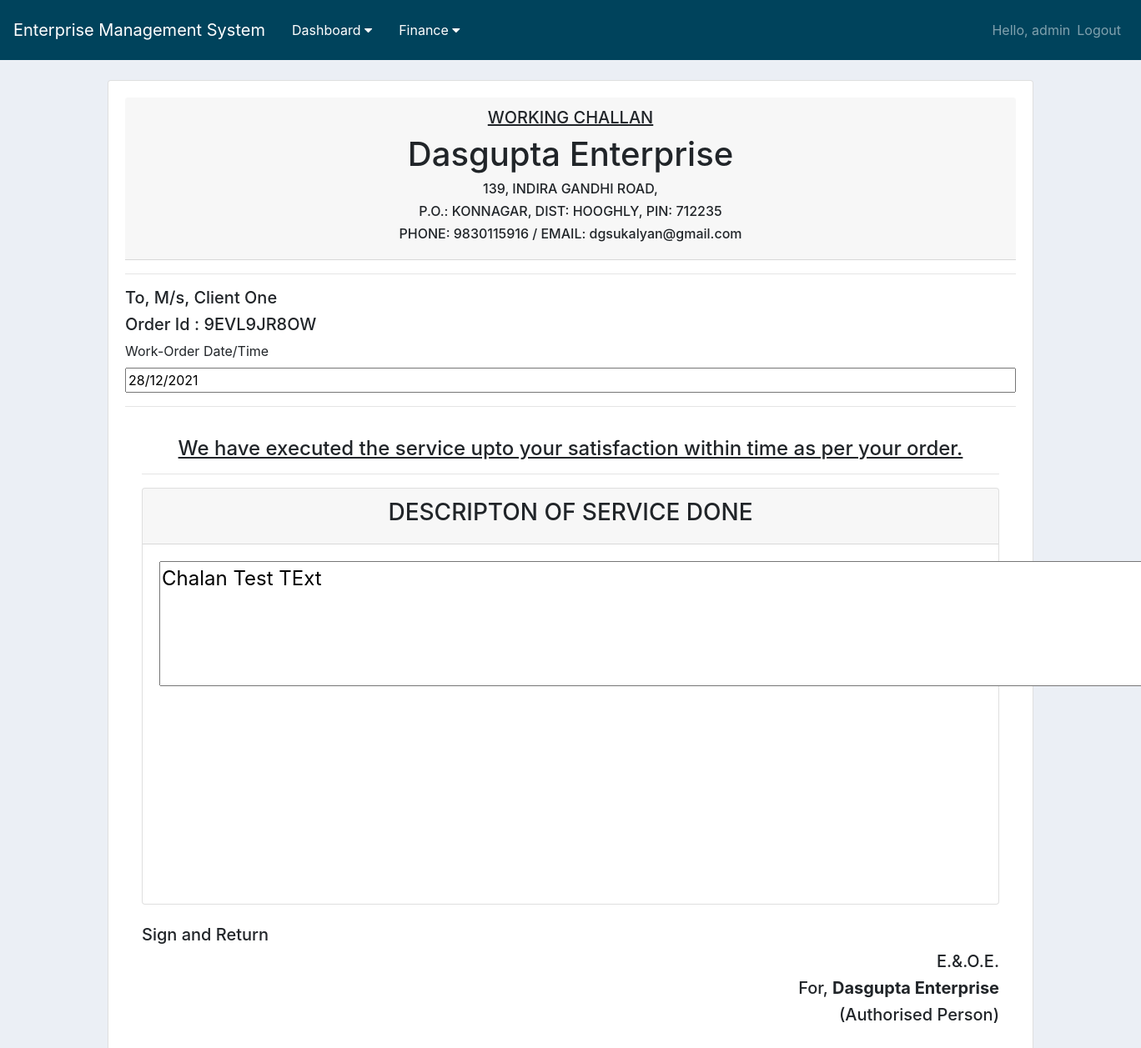
The page /order/1/ (signed in) on the database its author committed.
### order/models.py (models this page shows, shortened)
class Order(models.Model):
    STATUS = (
        ('Pending', 'Pending'),
        ('Paid', 'Paid'),
    )
    CSR_value = (
        (True, 'Paid'),
        (False, 'Not Paid'),
    )
    MONTH = (
        ('JANUARY', 'JANUARY'),
        ('FEBRUARY', 'FEBRUARY'),
        ('MARCH', 'MARCH'),
        ('APRIL', 'APRIL'),
        ('MAY', 'MAY'),
        ('JUNE', 'JUNE'),
        ('JULY', 'JULY'),
        ('AUGUST', 'AUGUST'),
        ('SEPTEMBER', 'SEPTEMBER'),
        ('OCTOBER', 'OCTOBER'),
        ('NOVEMBER', 'NOVEMBER'),
        ('DECEMBER', 'DECEMBER'),
    )
    order_id = models.CharField(max_length=120, null=True, blank=True)
    client = models.ForeignKey(Client, null=True, on_delete=models.CASCADE)
    company = models.ForeignKey(Company, null=True, on_delete=models.CASCADE)
    sub_client = models.CharField(max_length=120, null=True, blank=True)
    service_1 = models.ForeignKey(Service, null=True, on_delete=models.CASCADE, related_name='service_1')
    rate_1 = models.DecimalField(default=0.00, max_digits=10, decimal_places=2)
    service_2 = models.ForeignKey(Service, null=True, on_delete=models.CASCADE, related_name='service_2')
    rate_2 = models.DecimalField(default=0.00, max_digits=10, decimal_places=2)
    service_3 = models.ForeignKey(Service, null=True, on_delete=models.CASCADE, related_name='service_3')
    rate_3 = models.DecimalField(default=0.00, max_digits=10, decimal_places=2)
    service_4 = models.ForeignKey(Service, null=True, on_delete=models.CASCADE, related_name='service_4')
    rate_4 = models.DecimalField(default=0.00, max_digits=10, decimal_places=2)
    upload_document = models.FileField(upload_to="document_uploaded/", blank=True)
    work_order_period = models.CharField(max_length=100, null=True)
    invoice_for_month = models.CharField(max_length=100, default='JAN', choices=MONTH)
    date = models.CharField(max_length=20, null=True)
    frequency = models.CharField(max_length=100, null=True)
    bill_raised = models.CharField(max_length=100, null=True)
    area = models.IntegerField(default=0)
    rate = models.DecimalField(default=0.00, max_digits=10, decimal_places=2)
    payment = models.CharField(max_length=100, default='Pending', choices=STATUS)
    payment_details = models.CharField(max_length=100, null=True)
    payment_date = models.DateField(blank=True, null=True)
    bank_transfer = models.BooleanField(default=False)
    TDS = models.IntegerField(default=0)
    CSR = models.IntegerField(default=0)
    csr_status = models.BooleanField(default=False, choices=CSR_value)
    total = models.DecimalField(default=0.00, max_digits=10, decimal_places=2)
    challan_text = models.TextField(max_length=200, null=True)
    remark = models.TextField(max_length=200, null=True)
    timestamp = models.DateTimeField(auto_now_add=True, null=True)

### company/models.py (models this page shows, shortened)
class Company(models.Model):
    name = models.CharField(max_length=100, null=True)
    timestamp = models.DateTimeField(auto_now_add=True, null=True)

### client/models.py (models this page shows, shortened)
class Client(models.Model):
    company = models.ForeignKey(Company, null=True, on_delete=models.CASCADE)
    name = models.CharField(max_length=100, null=True)
    phone = models.CharField(max_length=20, null=True)
    email = models.EmailField()
    address = models.TextField(max_length=200, null=True)
    timestamp = models.DateTimeField(auto_now_add=True, null=True)

### order/views.py (the view)
# urls.py: path('<int:pk>/', views.view_order, name='view_order'),
@login_required(login_url='login')
def view_order(request, pk):
    order_obj = Order.objects.get(id=pk)
    context = {
        "order_obj": order_obj,
    }
    return render(request, 'view_order.html', context)

### templates/view_order.html
{% extends 'base.html' %}
{% block content %}
<br>
<div class="container">
    <div class="row">
        <div class="col-md">
            <div class="card card-body">
                <div class="card-header text-center">
                    <h5><u>WORKING CHALLAN</u></h5>
                    <h1>{{ order_obj.company.name }}</h1>
                    {% if order_obj.company.name == "Dasgupta Enterprise" %}
                        <h6>139, INDIRA GANDHI ROAD,</h6>
                        <h6>P.O.: KONNAGAR, DIST: HOOGHLY, PIN: 712235</h6>
                        <h6>PHONE: 9830115916 / EMAIL: dgsukalyan@gmail.com</h6>
                    {% else %}
                        <h6>7K/24, B.R. Mitra Lane, Vaishaly Housing Complex,</h6>
                        <h6>Ground Floor, P.O.: KONNAGAR, DIST: HOOGHLY, PIN: 712235</h6>
                        <h6>PHONE: 9830115916 / EMAIL: dgsukalyan@gmail.com</h6>
                    {% endif %}
                </div>
                <hr>
                <h5>To, M/s, {{ order_obj.client.name }}</h5>
                <h5>Order Id : {{ order_obj.order_id }}</h5>
                <label for="date">Work-Order Date/Time</label>
                <input type="text" id="date" name="date" value="{{ order_obj.date }}">
                <hr>
                <div class="card-body text-center">
                    <h4><u>We have executed the service upto your satisfaction within time as per your order.</u></h4>
                    <hr>
                    <div class="card" style="height: 500px;">
                        <div class="card-header">
                            <h3>DESCRIPTON OF SERVICE DONE</h3>
                        </div>
                        <div class="card-body">
                            <textarea id="w3review" name="w3review" rows="4" cols="80" style="font-size: x-large;">{{ order_obj.challan_text }}
                            </textarea>
                        </div>
                    </div>
                    <br>
                    <h5 style="text-align: left;">Sign and Return</h5>
                    <h5 style="text-align: right;">E.&.O.E.</h5>
                    <h5 style="text-align: right;">For, <b>{{ order_obj.company.name }}</b></h5>
                    <h5 style="text-align: right;">(Authorised Person)</h5>
                    <br>
                    <br>
                </div>
            </div>
        </div>
    </div>
</div>
{% endblock%}

### templates/navbar.html (shortened to what this page needs)
<nav class="navbar navbar-expand-lg navbar-dark" style="background-color: #00435c;">
  <a class="navbar-brand" href="{% url 'home' %}">Enterprise Management System</a>
  <div class="collapse navbar-collapse" id="navbarNav">
    <ul class="navbar-nav mr-auto">
      <div class="dropdown">
        <button class="dropbtn">Dashboard
          <i class="fa fa-caret-down"></i>
        </button>
      </div>
      <div class="dropdown">
        <button class="dropbtn">Finance
          <i class="fa fa-caret-down"></i>
        </button>
      </div>
    </ul>
    <ul class="navbar-nav ml-auto">
      {% if request.user.is_authenticated %}
        <li class="nav-item">
          <span class="navbar-text">Hello, {{ request.user }}</span>
        </li>
        <li class="nav-item">
          <a class="nav-link" href="{% url 'logout' %}" >Logout</a>
        </li>
      {% endif %}
    </ul>
  </div>
</nav>

### static/css/main.css (style rules this page uses)
body { background-color: #ebeff5; }
.dropbtn { background-color: #00435c; color: white; padding: 16px; font-size: 16px; border: none; }
.dropdown { position: relative; display: inline-block; }

### rows shown on the page
Order: company.name "Dasgupta Enterprise", client.name "Client One", order_id "9EVL9JR8OW", date "28/12/2021", w3review "Chalan Test TExt"

### other values the page prints
{{ request.user }} "admin"
